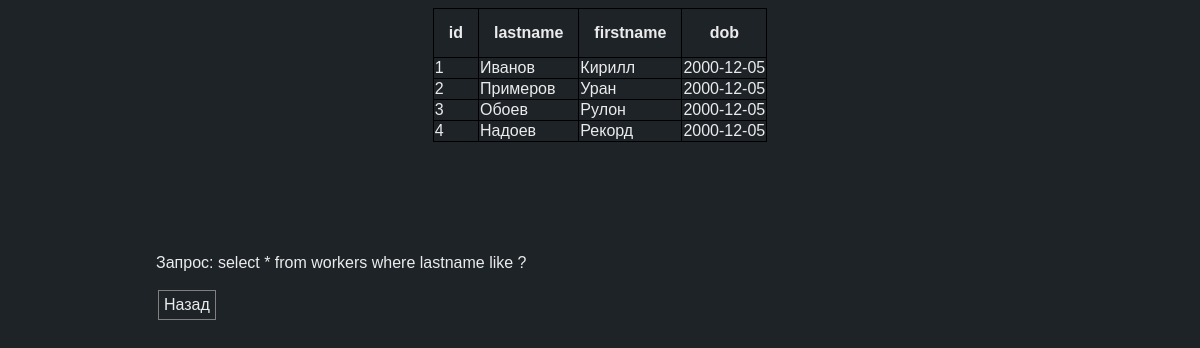
Page /php/queries/lastnames.php on the committed database.
### tables this page shows
create table workers
(
    id        int          not null auto_increment,
    primary key (id),
    lastname  varchar(256) not null,
    firstname varchar(256) not null,
    dob       date         not null
);

### php/Utils.php (the view, shortened to what this page needs)
<?php
class Utils
{
    public static function renderSelectQueryToTable(string $query, array $data): string
    {
        $db = Utils::getPDO();
        $stmt = $db->prepare($query);
        $stmt->execute($data);
        $result = $stmt->fetchAll();
        return $result ? Utils::renderTable($result) : "Запрос вернул пустой результат";
    }
    public static function getPDO(): PDO
    {
        $options = [
            PDO::ATTR_ERRMODE => PDO::ERRMODE_EXCEPTION,
            PDO::ATTR_DEFAULT_FETCH_MODE => PDO::FETCH_ASSOC,
            PDO::ATTR_EMULATE_PREPARES => false,
        ];
        return new PDO('mysql:host=db;dbname=kinos', 'devuser', 'devpass', $options);
    }
    #[Pure] public static function renderTable(array $array): string
    {
        $html = '<table>';
        $html .= '<tr>';
        foreach ($array[0] as $key => $value) {
            $html .= '<th>' . htmlspecialchars($key) . '</th>';
        }
        $html .= '</tr>';
        foreach ($array as $key => $value) {
            $html .= '<tr>';
            foreach ($value as $key2 => $value2) {
                $html .= '<td>' . htmlspecialchars($value2) . '</td>';
            }
            $html .= '</tr>';
        }
        $html .= '</table>';
        return $html;
    }
}

### php/style.css (style rules this page uses)
table, th, td { border: 1px solid black; border-collapse: collapse; margin: 0 auto; }
th { padding: 15px; }
table { margin-bottom: 7rem; }

### rows in the picture
workers: id "1", lastname "Иванов", firstname "Кирилл", dob "2000-12-05"
workers: id "2", lastname "Примеров", firstname "Уран", dob "2000-12-05"
workers: id "3", lastname "Обоев", firstname "Рулон", dob "2000-12-05"
workers: id "4", lastname "Надоев", firstname "Рекорд", dob "2000-12-05"

### other values in the picture
$key "id"
$key "lastname"
$key "firstname"
$key "dob"
$query "select * from workers where lastname like ?"
